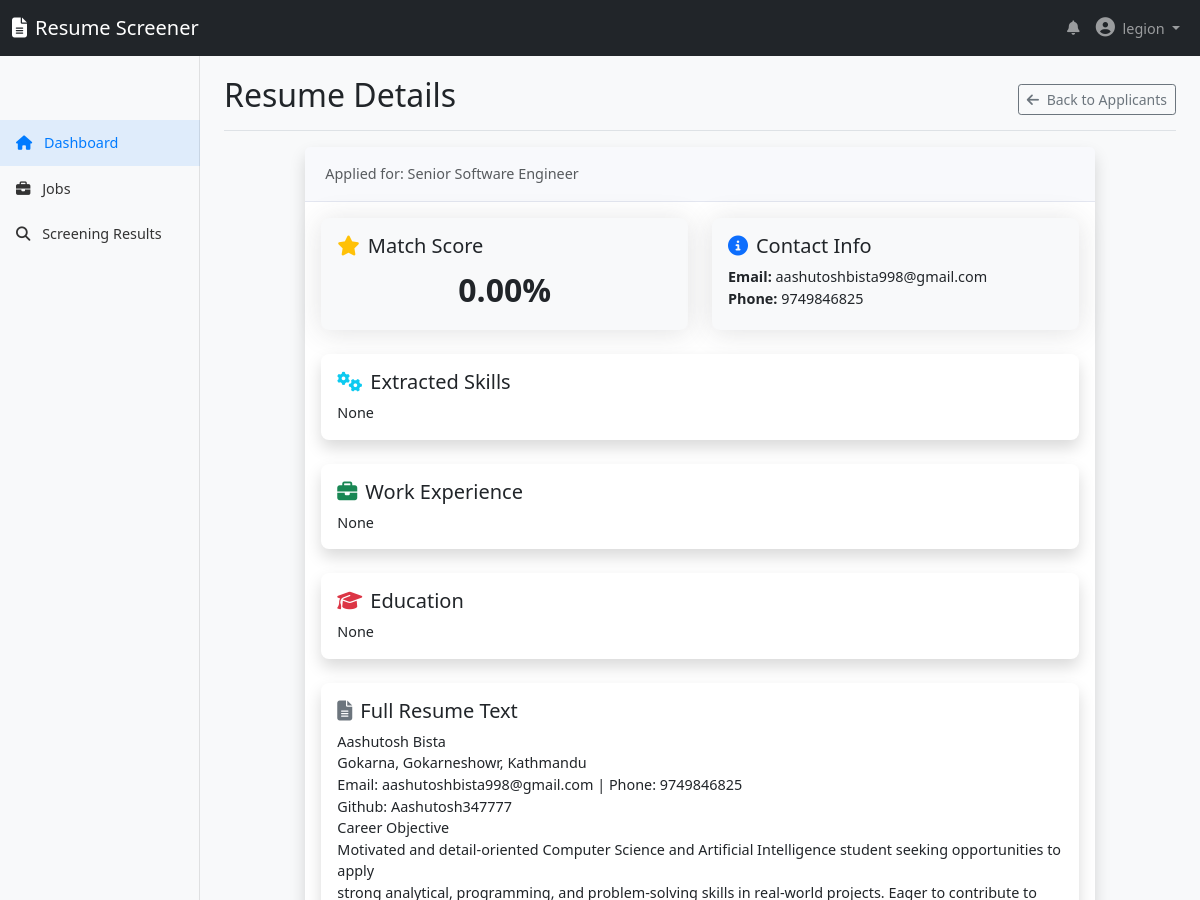
Page /resumes/resume_details/8/ (signed in, upper part) on the earlier database version.
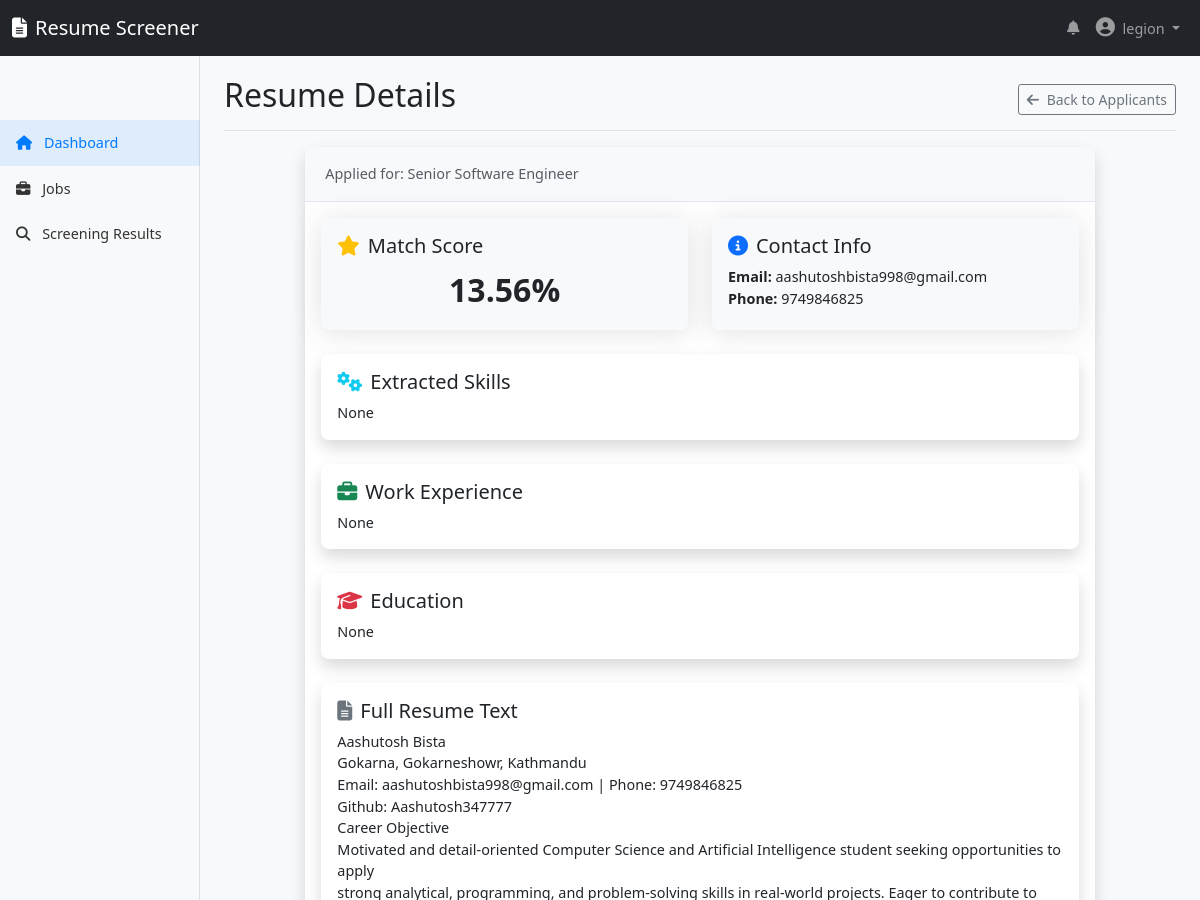
Same page on the later database version.
### resumes/models.py (models this page shows, shortened)
class Resumes(models.Model):
    uploaded_by = models.ForeignKey(settings.AUTH_USER_MODEL, on_delete=models.CASCADE, related_name= 'resumes')
    resume_files = models.FileField(upload_to= "resume/")
    job = models.ForeignKey(Job, on_delete = models.SET_NULL,  null = True, blank = True, related_name='job_resumes')
    parsed_text = models.TextField(blank = True, null = True)
    candidate_name = models.CharField(max_length= 50, blank=True, null= True)
    email = models.EmailField(blank=True, null = True)
    skill = models.TextField(blank= True, null= True )
    phone = models.CharField(max_length= 50, blank=True, null= True)
    work_experience = models.TextField(blank=True, null=True)
    education = models.TextField(blank=True, null=True)
    uploaded_at = models.DateTimeField(auto_now_add=True)
    updated_at = models.DateTimeField(auto_now = True)
    ats_score = models.FloatField(blank=True, null= True)
    match_score = models.FloatField(blank=True, null= True)

### jobs/models.py (models this page shows, shortened)
class Job(models.Model):
    created_by = models.ForeignKey(settings.AUTH_USER_MODEL,on_delete= models.CASCADE, related_name= 'jobs')
    title = models.CharField(max_length=100)
    description = models.TextField()  #not null in form and database
    requirements = models.TextField(blank=True, null=True)
    location = models.CharField(max_length=100, blank=True, null=True)
    choices_emp_type = [("FT",'Full-Time'),('PT','Part-Time'),('CT','Cotract')]
    employment_type = models.CharField(max_length= 50, choices= choices_emp_type, default="FT")
    salary_range = models.CharField(max_length=200, blank=True, null=True)
    is_active = models.BooleanField(default=True)
    created_at = models.DateTimeField(auto_now_add=True)
    updated_at = models.DateTimeField(auto_now= True)

### resumes/views.py (the view)
# urls.py: path('resume_details/<int:resume_id>/', res_views.resume_detials, name = 'resume_details'),
@login_required
def resume_detials(request, resume_id):
    resume = get_object_or_404(Resumes, id = resume_id)
    context = {
        'resume' : resume
    }
    return render(request, 'resumes/resume_details.html', context)

### templates/resumes/resume_details.html (shortened to what the changed rows need)
{% extends 'base/base.html' %}
{% load static %}
{% block content %}
    <div class="container-fluid">
        <div class="row">
            <main class="col-md-9 ms-sm-auto col-lg-10 px-md-4 main-content">
                <div class="d-flex justify-content-between flex-wrap flex-md-nowrap align-items-center pt-3 pb-2 mb-3 border-bottom">
                    <h1 class="h2">Resume Details</h1>
                </div>
                <div class="row justify-content-center">
                    <div class="col-lg-10">
                        <div class="card shadow mb-4">
                            <div class="card-header py-3">
                                <p class="text-muted mb-0">Applied for: {{ resume.job.title }}</p>
                            </div>
                            <div class="card-body">
                                <div class="row">
                                    <div class="col-md-6 mb-4">
                                        <div class="card h-100 bg-light">
                                            <div class="card-body">
                                                <h5 class="card-title"><i class="fas fa-star me-2 text-warning"></i>Match Score</h5>
                                                <p class="card-text fs-2 fw-bold text-center">{{ resume.match_score|floatformat:"2" }}%</p>
                                            </div>
                                        </div>
                                    </div>
                                    <div class="col-md-6 mb-4">
                                        <div class="card h-100 bg-light">
                                            <div class="card-body">
                                                <h5 class="card-title"><i class="fas fa-info-circle me-2 text-primary"></i>Contact Info</h5>
                                                <p class="card-text mb-0"><strong>Email:</strong> {{ resume.email }}</p>
                                                <p class="card-text mb-0"><strong>Phone:</strong> {{ resume.phone }}</p>
                                            </div>
                                        </div>
                                    </div>
                                </div>
                                <div class="card shadow mb-4">
                                    <div class="card-body">
                                        <h5 class="card-title"><i class="fas fa-cogs me-2 text-info"></i>Extracted Skills</h5>
                                        <p class="card-text">{{ resume.skill }}</p>
                                    </div>
                                </div>
                                <div class="card shadow mb-4">
                                    <div class="card-body">
                                        <h5 class="card-title"><i class="fas fa-briefcase me-2 text-success"></i>Work Experience</h5>
                                        <p class="card-text">{{ resume.work_experience|linebreaksbr }}</p>
                                    </div>
                                </div>
                                <div class="card shadow mb-4">
                                    <div class="card-body">
                                        <h5 class="card-title"><i class="fas fa-graduation-cap me-2 text-danger"></i>Education</h5>
                                        <p class="card-text">{{ resume.education|linebreaksbr }}</p>
                                    </div>
                                </div>
                                <div class="card shadow mb-4">
                                    <div class="card-body">
                                        <h5 class="card-title"><i class="fas fa-file-alt me-2 text-secondary"></i>Full Resume Text</h5>
                                        <p class="card-text">{{ resume.parsed_text|linebreaksbr }}</p>
                                    </div>
                                </div>
                            </div>
                        </div>
                    </div>
                </div>
            </main>
        </div>
    </div>
{% endblock %}

Differences in the rows shown:
changed Resumes "aashutoshbista998@gmail.com": match_score "0.00" → "13.56"
